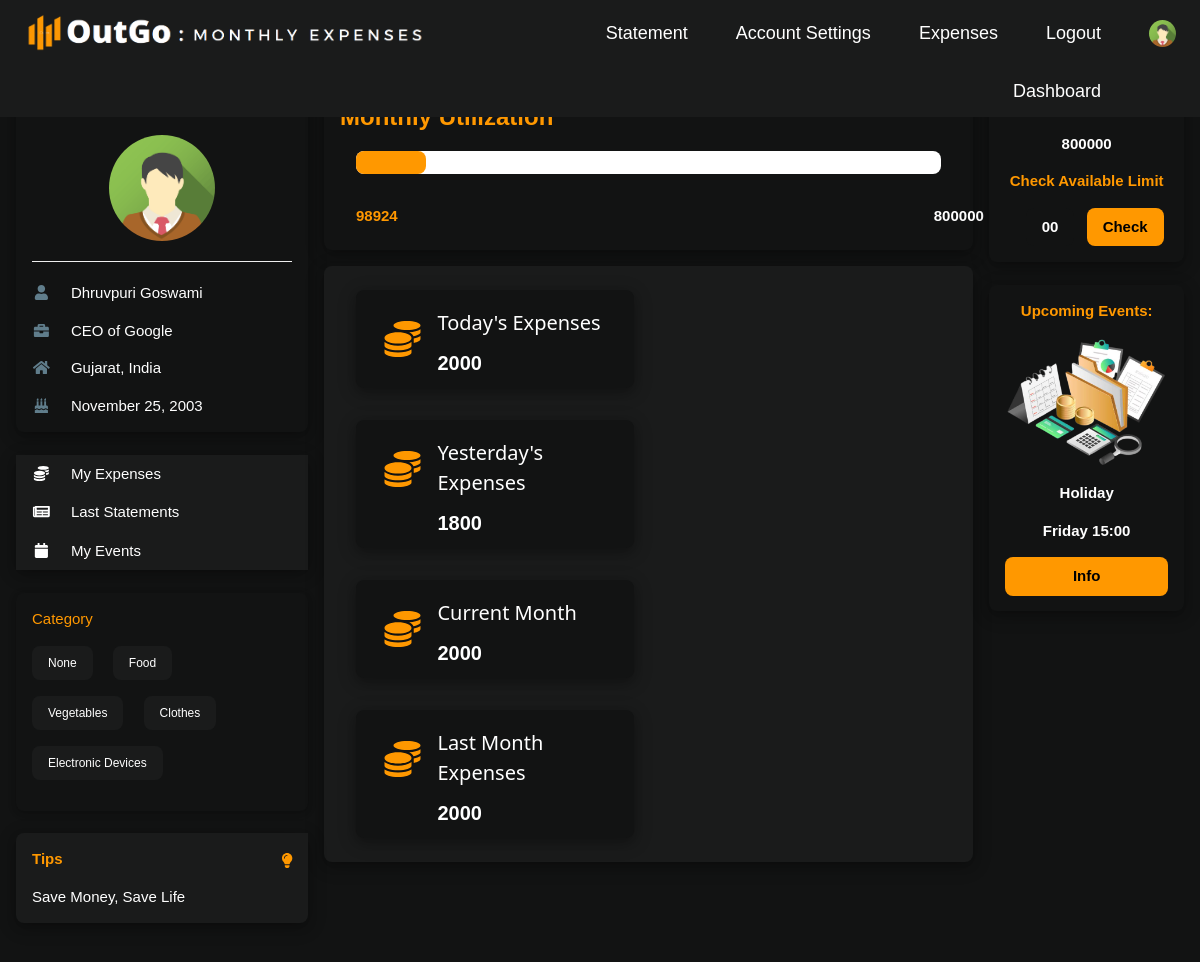
/user/dashboard.php (signed in), run on the app's committed database.
### tables this page shows
CREATE TABLE `tbl_user` (
  `u_id` int(11) NOT NULL,
  `name` varchar(255) DEFAULT NULL,
  `username` varchar(255) DEFAULT NULL,
  `email` varchar(255) NOT NULL,
  `phone_no` varchar(10) DEFAULT NULL,
  `password` varchar(100) NOT NULL,
  `dob` date DEFAULT NULL,
  `age` int(11) DEFAULT NULL,
  `job` varchar(255) DEFAULT NULL,
  `salary` int(11) DEFAULT NULL,
  `expense_limit` int(11) DEFAULT NULL,
  `address` varchar(255) DEFAULT NULL,
  `city` varchar(255) DEFAULT NULL,
  `state` varchar(255) DEFAULT NULL,
  `country` varchar(255) DEFAULT NULL,
  `bio` varchar(510) DEFAULT NULL,
  `log` int(11) NOT NULL DEFAULT 0,
  `joined_since` date DEFAULT NULL
);

CREATE TABLE `tbl_category` (
  `c_id` int(11) NOT NULL,
  `cname` varchar(255) NOT NULL,
  `createdAt` date NOT NULL
);

CREATE TABLE `tbl_tips` (
  `t_id` int(11) NOT NULL,
  `msg` varchar(255) NOT NULL
);

### user/dashboard.php (the view, shortened to what this page needs)
<?php
    if(isset($_SESSION['user']))
    {
        include '../connection.php';
        $userId=$_SESSION['user'];
        $ttl_amt=0;
        $userDetails="SELECT * FROM tbl_user WHERE u_id='$userId'";
        $userDetailsResult=mysqli_query($conn,$userDetails);
        $userInfo=mysqli_fetch_assoc($userDetailsResult);
        $userName=$userInfo['name'];
        $userJob=$userInfo['job'];
        $userState=$userInfo['state'];
        $userCountry=$userInfo['country'];
        $dob=$userInfo['dob'];
        $date1=date_create($dob);
        $dob=date_format($date1,"F d, Y");
        $fetchExpenses="SELECT * FROM tbl_expenses WHERE u_id='$userId'";
        $fetchExpensesResult=mysqli_query($conn,$fetchExpenses);
        $allExpenses=mysqli_fetch_all($fetchExpensesResult,MYSQLI_ASSOC);
        foreach($allExpenses as $exp)
        {
            $amt=$exp['amount'];
            $ttl_amt=$ttl_amt+$amt;
        }
        $total_limit=$userInfo['expense_limit'];
        $limit=$total_limit-$ttl_amt;
        $uti_limit = $ttl_amt / $total_limit * 100;
        $fetchCategory="SELECT * FROM tbl_category";
        $fetchCategoryResult=mysqli_query($conn,$fetchCategory);
        $allCategory=mysqli_fetch_all($fetchCategoryResult,MYSQLI_ASSOC);
        ?>
<!DOCTYPE html>
<html>
<head>
    <link rel="stylesheet" href="../dj-style.css">
    <link rel="stylesheet" href="https://use.fontawesome.com/releases/v5.0.7/css/all.css">
</head>
<body class="dj-premium">
    <div class="dj-top">
        <div class="dj-bar dj-silver dj-left-align dj-large">
            <a href="#" class="dj-bar-item dj-padding-large"><img src="../images/1111.png" width="400rem"
                    height="40rem"></a>
            <a href="#" class="dj-bar-item dj-hide-small dj-right dj-padding-large dj-remove-underline"
                style="margin-top: 0.5rem;" title="My Account">
                <img src="../images/avatar.png" class="dj-circle" style="height:27px;width:27px" alt="Avatar">
            </a>
            <a href="../logout.php" class="dj-bar-item dj-hide-small dj-padding-large dj-remove-underline dj-right"
                style="margin-top: 0.5rem;" title="Logout">Logout</a>
            <a href="myexpenses.php" class="dj-bar-item dj-hide-small dj-padding-large dj-remove-underline dj-right"
                style="margin-top: 0.5rem;" title="Expenses">Expenses</a>
            <a href="#" class="dj-bar-item dj-hide-small dj-padding-large dj-remove-underline dj-right"
                style="margin-top: 0.5rem;" title="Account Settings">Account Settings</a>
            <a href="statement.php" class="dj-bar-item dj-hide-small dj-padding-large dj-remove-underline dj-right"
                style="margin-top: 0.5rem;" title="Statement">Statement</a>
            <a href="dashboard.php" class="dj-bar-item dj-hide-small dj-padding-large dj-remove-underline dj-right"
                style="margin-top: 0.5rem;" title="Statement">Dashboard</a>
        </div>
    </div>
    <div class="dj-container dj-content" style="max-width:1400px;margin-top:80px">
        <div class="dj-row">
            <div class="dj-col m3">
                <div class="dj-card-4 dj-round-large dj-premium dj-hover-shadow-white">
                    <div class="dj-container">
                        <h4 class="dj-center dj-text-orange"><a href="myprofile.php" style="text-decoration: none;">My
                                Profile</a></h4>
                        <p class="dj-center"><img src="../images/avatar.png" class="dj-circle"
                                style="height:106px;width:106px" alt="Avatar"></p>
                        <hr>
                        <p><i class="fa fa-user fa-fw dj-margin-right dj-text-theme"></i> <?php echo $userName; ?></p>
                        <p><i class="fa fa-briefcase fa-fw dj-margin-right dj-text-theme"></i> <?php echo $userJob; ?>
                        </p>
                        <p><i class="fa fa-home fa-fw dj-margin-right dj-text-theme"></i>
                            <?php echo "$userState, ".$userCountry; ?></p>
                        <p><i class="fa fa-birthday-cake fa-fw dj-margin-right dj-text-theme"></i> <?php echo $dob; ?>
                        </p>
                    </div>
                </div>
                <br>
                <div class="dj-card-4 dj-round-large dj-hover-shadow-white">
                    <div class="dj-silver">
                        <button onclick="myFunction('Demo1')" class="dj-button dj-block dj-left-align"><i
                                class="fa fa-coins fa-fw dj-margin-right"></i> My Expenses</button>
                        <button onclick="myFunction('Demo2')" class="dj-button dj-block dj-left-align"><i
                                class="fa fa-newspaper fa-fw dj-margin-right"></i> Last Statements</button>
                        <button onclick="myFunction('Demo3')" class="dj-button dj-block dj-left-align"><i
                                class="fa fa-calendar fa-fw dj-margin-right"></i> My Events</button>
                    </div>
                </div>
                <br>
                <div class="dj-card dj-round-large dj-premium dj-hide-small dj-hover-shadow-white">
                    <div class="dj-container">
                        <p class="dj-text-orange">Category</p>
                        <p>
                            <?php
                            foreach($allCategory as $cat)
                            {
                                $ca_name=$cat['cname'];
                            ?>
                            <span
                                class="dj-tag dj-small dj-silver dj-round-large dj-padding dj-margin-bottom dj-margin-right"><?php echo $ca_name; ?></span>
                            <?php
                            }
                            ?>
                        </p>
                    </div>
                </div>
                <br>
                <div
                    class="dj-container dj-display-container dj-round-large dj-silver dj-card-4 dj-margin-bottom dj-hide-small dj-hover-shadow-white">
                    <span onclick="this.parentElement.style.display='none'" class="dj-button dj-display-topright">
                        <i class="fa fa-lightbulb dj-text-orange" style="margin-top: 12px;"></i>
                    </span>
                    <?php
                        $views=$_SESSION['views'];
                        $sql="SELECT * FROM tbl_tips WHERE t_id='$views'";
                        $result=mysqli_query($conn,$sql);
                        $num=mysqli_num_rows($result);
                        if($num)
                        {
                            $sql="SELECT * FROM tbl_tips WHERE t_id='$views'";
                            $result=mysqli_query($conn,$sql);
                            $allTips=mysqli_fetch_assoc($result);
                            ?>
                            <p class="dj-text-orange"><strong>Tips</strong></p>
                            <p><?php echo $allTips['msg']; ?></p>
                            <?php
                        }
                    ?>
                </div>
            </div>
            <div class="dj-col m7   ">
                <div class="dj-row-padding">
                    <div class="dj-col m12">
                        <div class="dj-row dj-card-4 dj-premium dj-round-large dj-padding dj-hover-shadow-white">
                            <h3 class="dj-text-orange"><b>Monthly Utilization</b></h3>
                            <div class="dj-white dj-margin dj-round-large">
                                <div class="dj-container dj-orange dj-round-large dj-text-orange"
                                    style="width: <?php echo intval($uti_limit); ?>%;">|</div>
                            </div>
                            <div class="dj-margin-left dj-half" style="width: 45%;">
                                <p class="dj-text-orange"><b><?php echo $ttl_amt; ?><b></p>
                            </div>
                            <div class="dj-half" style="width: 45%;">
                                <p style="margin-left: 20rem;" class="dj-text-white"><b><?php echo $total_limit; ?><b>
                                </p>
                            </div>
                        </div>
                        <div class="dj-card-4 dj-margin-top dj-round-large dj-silver dj-hover-shadow-white">
                            <div class="dj-container dj-padding dj-margin-bottom">
                                <div class="dj-half dj-card-4 dj-round-large dj-premium dj-margin dj-row-padding"
                                    style="width: 45%;">
                                    <div class="dj-padding">
                                        <div class="dj-quarter dj-left">
                                            <i class="fa fa-coins fa-fw dj-margin-right dj-xxlarge dj-text-orange"
                                                style="margin-top:1.5rem ;"></i>
                                        </div>
                                        <div class="dj-threequarter">
                                            <h4>Today's Expenses</h4>
                                            <h4><b>2000</b></h4>
                                        </div>
                                    </div>
                                </div>
                                <div class="dj-half dj-card-4 dj-round-large dj-premium dj-margin dj-row-padding"
                                    style="width: 45%;">
                                    <div class="dj-padding">
                                        <div class="dj-quarter dj-left">
                                            <i class="fa fa-coins fa-fw dj-margin-right dj-xxlarge dj-text-orange"
                                                style="margin-top:1.5rem ;"></i>
                                        </div>
                                        <div class="dj-threequarter">
                                            <h4>Yesterday's Expenses</h4>
                                            <h4><b>1800</b></h4>
                                        </div>
                                    </div>
                                </div>
                                <div class="dj-half dj-card-4 dj-round-large dj-premium dj-margin dj-row-padding"
                                    style="width: 45%;">
                                    <div class="dj-padding">
                                        <div class="dj-quarter dj-left">
                                            <i class="fa fa-coins fa-fw dj-margin-right dj-xxlarge dj-text-orange"
                                                style="margin-top:1.5rem ;"></i>
                                        </div>
                                        <div class="dj-threequarter">
                                            <h4>Current Month</h4>
                                            <h4><b>2000</b></h4>
                                        </div>
                                    </div>
                                </div>
                                <div class="dj-half dj-card-4 dj-round-large dj-premium dj-margin dj-row-padding"
                                    style="width: 45%;">
                                    <div class="dj-padding">
                                        <div class="dj-quarter dj-left">
                                            <i class="fa fa-coins fa-fw dj-margin-right dj-xxlarge dj-text-orange"
                                                style="margin-top:1.5rem ;"></i>
                                        </div>
                                        <div class="dj-threequarter">
                                            <h4>Last Month Expenses</h4>
                                            <h4><b>2000</b></h4>
                                        </div>
                                    </div>
                                </div>
                            </div>
                        </div>
                    </div>
                </div>
            </div>
            <div class="dj-col m2">
                <div class="dj-card-4 dj-round-large dj-premium dj-center dj-hover-shadow-white">
                    <div class="dj-container">
                        <p class="dj-text-orange"><b>Total Limit</b></p>
                        <p><?php echo $total_limit; ?></p>
                        <p class="dj-text-orange"><b>Check Available Limit</b></p>
                        <div class="dj-row-padding dj-margin-bottom">
                            <?php
                        if(isset($_REQUEST['btnCheck']))
                        {
                        ?>
                            <div class="dj-half">
                                <button class="dj-padding dj-premium dj-round-large"
                                    style="border: none;"><?php echo $limit; ?></button>
                            </div>
                            <?php
                        }
                        else
                        {
                        ?>
                            <div class="dj-half">
                                <button class="dj-padding dj-premium dj-round-large" style="border: none;">00</button>
                            </div>
                            <?php
                        }
                        ?>
                            <form action="" method="post">
                                <div class="dj-half">
                                    <button name="btnCheck" class="dj-button dj-orange dj-round-large">Check</button>
                                </div>
                            </form>
                        </div>
                    </div>
                </div>
                <br>
                <div class="dj-card-4 dj-round-large dj-premium dj-center dj-hover-shadow-white">
                    <div class="dj-container">
                        <p class="dj-text-orange">Upcoming Events:</p>
                        <img src="../images/f1.png" alt="Forest" style="width:100%;">
                        <p><strong>Holiday</strong></p>
                        <p>Friday 15:00</p>
                        <p><button class="dj-button dj-block dj-orange dj-round-large">Info</button></p>
                    </div>
                </div>
            </div>
        </div>
    </div>
    <br>
</body>
</html>
<?php
}
else
{
	header("location: ../login.php");
}
?>

### data on the page
tbl_user: name "Dhruvpuri Goswami", job "CEO of Google", state "Gujarat", country "India", dob "November 25, 2003", expense_limit "800000"
tbl_category: cname "None"
tbl_category: cname "Food"
tbl_category: cname "Vegetables"
tbl_category: cname "Clothes"
tbl_category: cname "Electronic Devices"
tbl_tips: msg "Save Money, Save Life"

### other printed values
$ttl_amt "98924"
